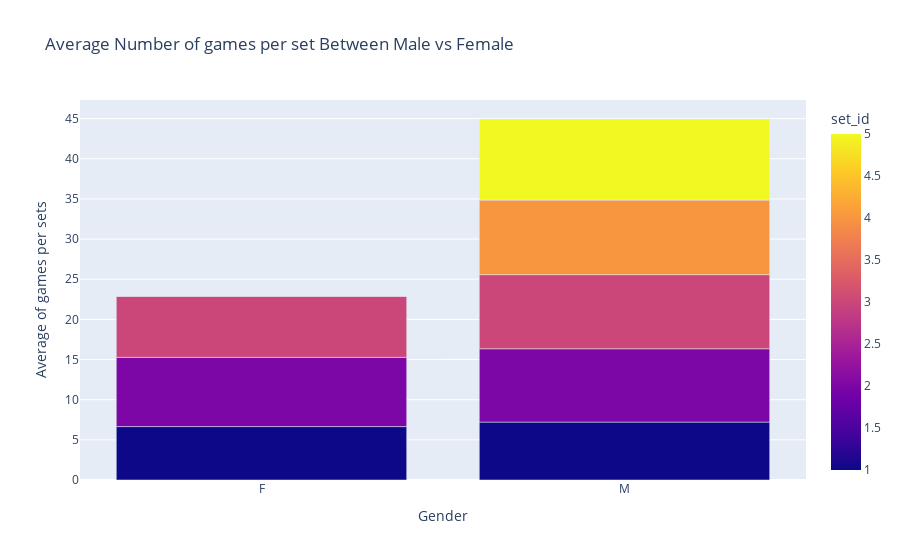

Source (notebook cell):
### Code cell
mean_game_per_set_long = mean_game_per_set.stack().reset_index()
mean_game_per_set_long.columns = ['gender', 'set_id', 'game_id']

# Plotly figure
fig = px.bar(mean_game_per_set_long, x='gender', y='game_id', color='set_id', barmode='group',
             labels={'game_id': 'Average of games per sets', 'gender': 'Gender'},
             title='Average Number of games per set Between Male vs Female')

fig.show()

### Figure 1 — Plotly figure (JSON) as saved in the notebook; plotly's stock layout.template omitted (floating-point values rounded to 4 significant figures)
{"data": [{"alignmentgroup": "True", "hovertemplate": "Gender=%{x}<br>Average of games per sets=%{y}<br>set_id=%{marker.color}<extra></extra>", "legendgroup": "", "marker": {"color": [1, 2, 3, 4, 5, 1, 2, 3, 4, 5], "coloraxis": "coloraxis", "pattern": {"shape": ""}}, "name": "", "offsetgroup": "", "orientation": "v", "showlegend": false, "textposition": "auto", "type": "bar", "x": ["F", "F", "F", "F", "F", "M", "M", "M", "M", "M"], "xaxis": "x", "y": [6.65, 8.62, 7.63, 0, 0, 7.21, 9.13, 9.23, 9.28, 10.1], "yaxis": "y"}], "layout": {"barmode": "group", "coloraxis": {"colorbar": {"title": {"text": "set_id"}}, "colorscale": [[0, "#0d0887"], [0.1111, "#46039f"], [0.2222, "#7201a8"], [0.3333, "#9c179e"], [0.4444, "#bd3786"], [0.5556, "#d8576b"], [0.6667, "#ed7953"], [0.7778, "#fb9f3a"], [0.8889, "#fdca26"], [1, "#f0f921"]]}, "legend": {"tracegroupgap": 0}, "title": {"text": "Average Number of games per set Between Male vs Female"}, "xaxis": {"anchor": "y", "domain": [0, 1], "title": {"text": "Gender"}}, "yaxis": {"anchor": "x", "domain": [0, 1], "title": {"text": "Average of games per sets"}}}}
